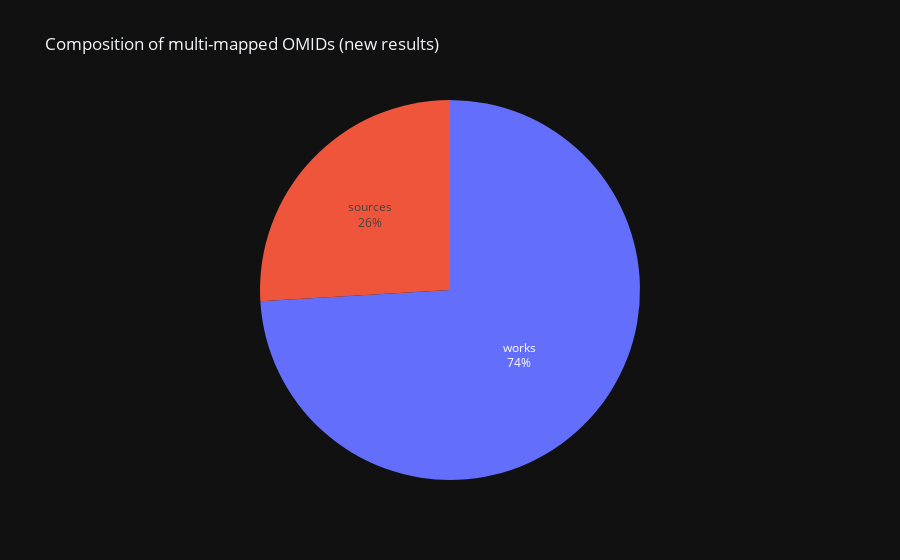

This figure's notebook cell:
### Code cell
# ----------------PIE CHART (composition)----------------
fig = px.pie(new_composition_data_df, values='comp_by_count_freq', names='composition', title='Composition of multi-mapped OMIDs')
# show labels upon the pie slices
fig.update_traces(textposition='inside', textinfo='percent+label')
fig.update_layout(title='Composition of multi-mapped OMIDs (new results)', showlegend=False)

fig.write_html('../graphs/composition_new.html')

fig.show()

# upload file to plotly chart studio
csp.plot(fig, filename='composition_new', auto_open=False, sharing='public', fileopt='new')

### Figure 1 — Plotly figure (JSON) as saved in the notebook; plotly's stock layout.template omitted (floating-point values rounded to 4 significant figures)
{"data": [{"domain": {"x": [0.0, 1.0], "y": [0.0, 1.0]}, "hovertemplate": "composition=%{label}<br>comp_by_count_freq=%{value}<extra></extra>", "labels": ["sources", "sources", "sources", "works", "works", "works", "works", "works", "works", "works", "works", "works", "works", "works", "sources", "sources", "works", "works", "works", "works", "works", "sources", "works", "works", "works", "sources", "sources", "works", "works", "works"], "legendgroup": "", "name": "", "showlegend": true, "values": [53, 5930, 4, 6410, 94, 1, 9977, 4, 105, 68, 108, 12, 6, 4, 2, 165, 825, 1, 21, 1, 1, 26, 11, 1, 1, 1, 6, 1, 1, 1], "type": "pie", "textinfo": "percent+label", "textposition": "inside"}], "layout": {"legend": {"tracegroupgap": 0}, "title": {"text": "Composition of multi-mapped OMIDs (new results)"}, "showlegend": false}}
